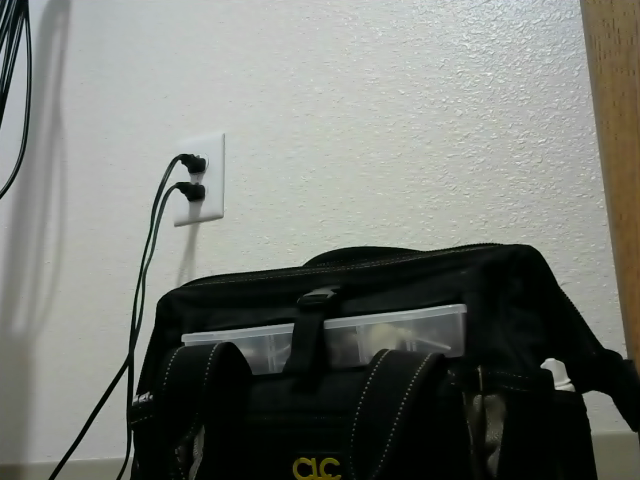
#> input picture python/imageComparer/images/bagL.png, 640 x 480 px, given in place of bagL.pngL.png, which was not available
$ python imageComparer.py
#> lines starting #> are read from the running program, lines starting #| are printed output that depends on the picture; pictures that were not available may be replaced by others from this repository, and a replacement may not be noted
import numpy as np
import cv2
from matplotlib import pyplot as plt

imset= input("image set: ")
#> the answer given: images/bagL.png


imgL = cv2.imread(imset+'L.png',2)
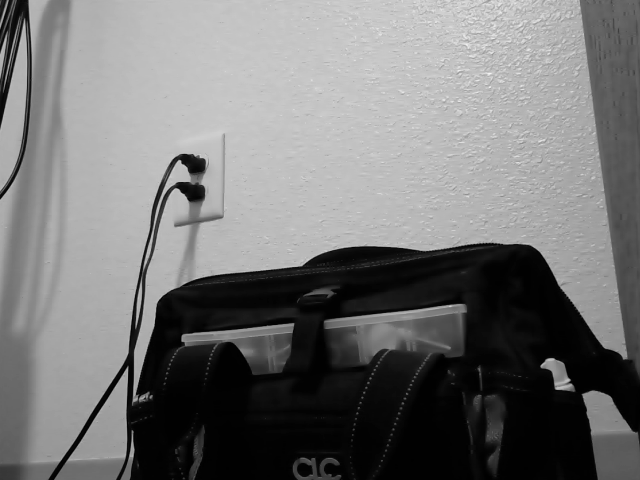
#> imgL: shape (480, 640); min 0, max 244, mean 117.2
imgR = cv2.imread(imset+'R.png',2)
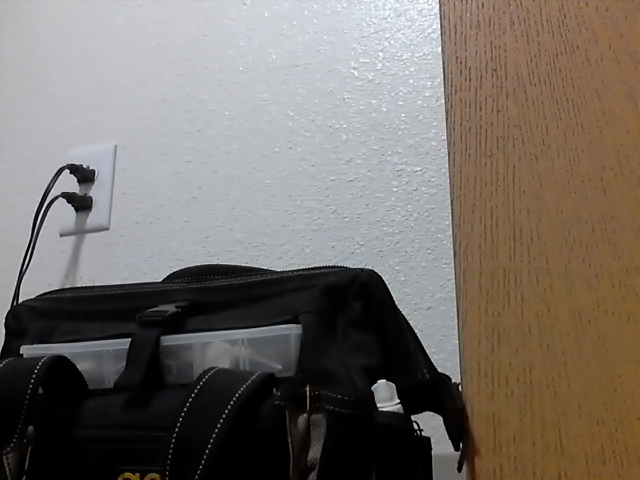
#> input picture python/imageComparer/images/bagR.png, 640 x 480 px, given in place of bagL.pngR.png, which was not available
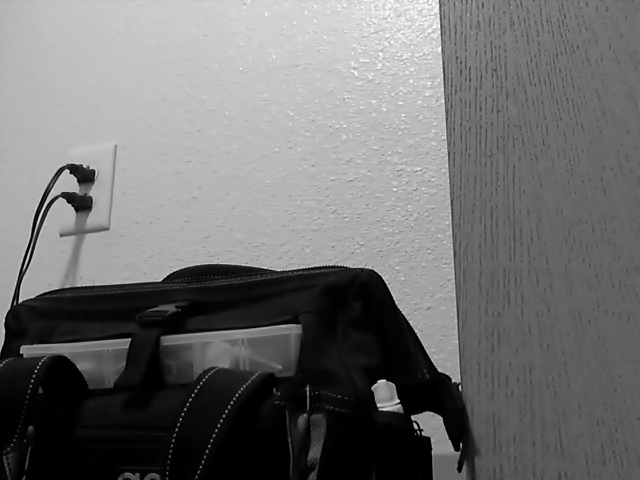
#> imgR: shape (480, 640); min 0, max 252, mean 112

#retL, imgL = (cv2.VideoCapture(0)).receive()
#retR, imgR = (cv2.VideoCapture(1)).receive()

minDisp = 0
maxDisp = 16

#https://docs.opencv.org/master/d2/d85/classcv_1_1StereoSGBM.html
stereo = cv2.StereoSGBM_create(
  minDisparity = minDisp,
  numDisparities = maxDisp-minDisp,
  blockSize = 32,
  # [8 lines of commented-out code are left out]
)

disp = stereo.compute(imgL, imgR)
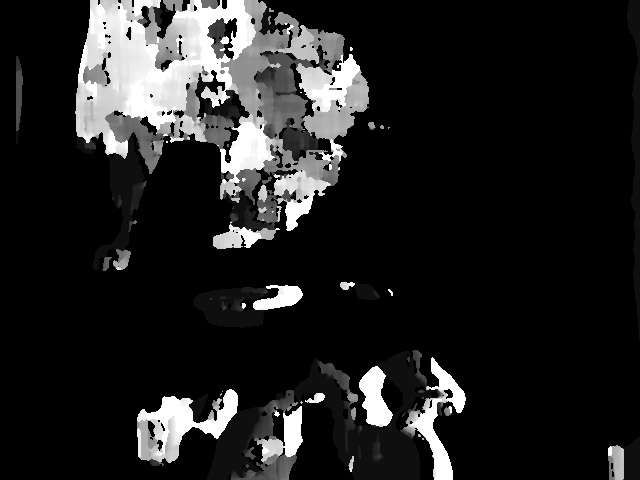
#> disp: shape (480, 640) int16; min -16, max 240, mean 18.2; drawn with min black and max white

cv2.imshow('disp', (disp-minDisp)/(maxDisp-minDisp)) #scale greyness then display
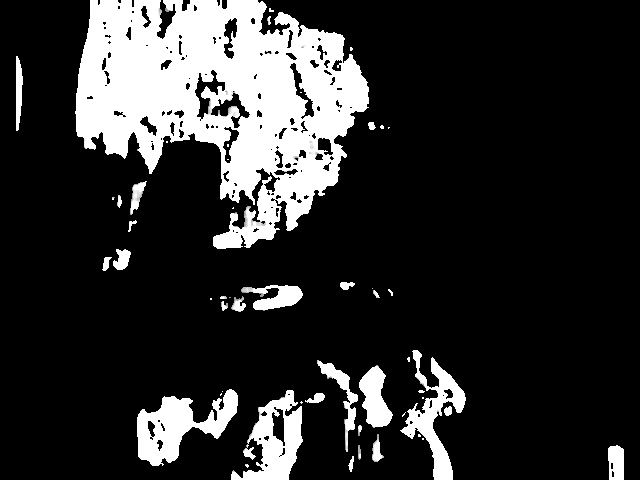
#> window 'disp': shape (480, 640); min 0, max 255, mean 46.3
#plt.imshow(disp, 'gray') #title, file to display
#plt.show()
cv2.waitKey(0)
cv2.destroyAllWindows()
